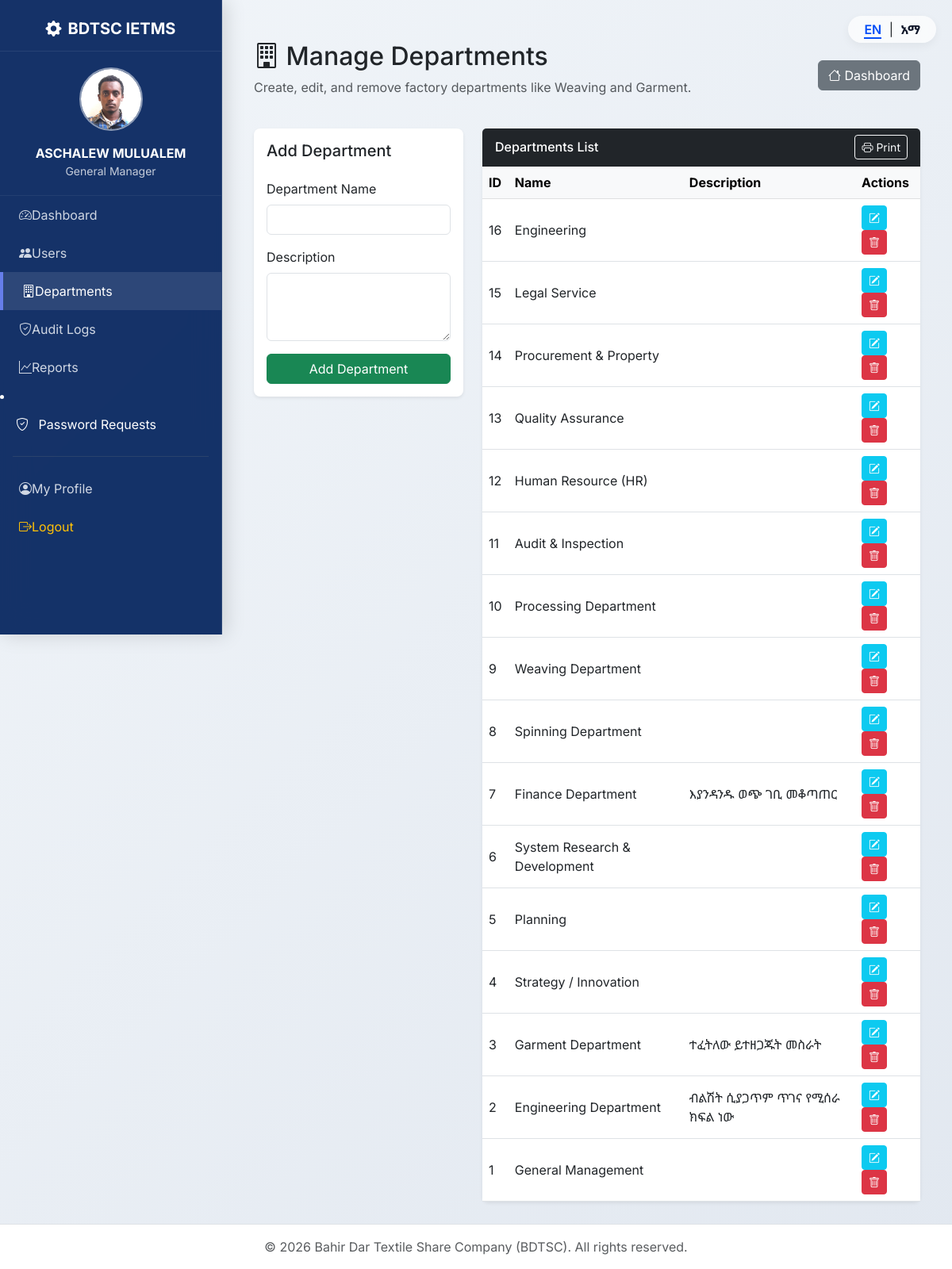
Page /admin/manage_departments.php (signed in) on the committed database.
### tables this page shows
CREATE TABLE IF NOT EXISTS `departments` (
  `id` int NOT NULL AUTO_INCREMENT,
  `dept_name` varchar(100) NOT NULL,
  `dept_type` enum('Production','Support') DEFAULT 'Production',
  `description` text,
  `created_at` timestamp NOT NULL DEFAULT CURRENT_TIMESTAMP,
  PRIMARY KEY (`id`),
  UNIQUE KEY `dept_name` (`dept_name`)
);

### admin/manage_departments.php (the view, shortened to what this page needs)
<?php
require_once '../includes/db.php';
include '../includes/header_glass.php';
$departments = $pdo->query("SELECT * FROM departments ORDER BY id DESC")->fetchAll();
$edit_department = null;
?>
<div class="container-fluid mt-4">
    <div class="d-flex justify-content-between align-items-center mb-4">
        <div>
            <h2 class="text-dark"><i class="bi bi-building"></i> Manage Departments</h2>
            <p class="text-muted">Create, edit, and remove factory departments like Weaving and Garment.</p>
        </div>
        <div>
            <a href="dashboard.php" class="btn btn-secondary"><i class="bi bi-house"></i> Dashboard</a>
        </div>
    </div>
    <div class="row gy-4">
        <div class="col-lg-4">
            <div class="card shadow-sm rounded-3 border-0">
                <div class="card-body">
                    <h5 class="card-title mb-4"><?php echo $edit_department ? 'Edit Department' : 'Add Department'; ?></h5>
                    <form method="POST">
                        <div class="mb-3">
                            <label class="form-label">Department Name</label>
                            <input type="text" name="dept_name" class="form-control" required value="<?php echo $edit_department ? htmlspecialchars($edit_department['dept_name']) : ''; ?>">
                        </div>
                        <div class="mb-3">
                            <label class="form-label">Description</label>
                            <textarea name="description" class="form-control" rows="3"><?php echo $edit_department ? htmlspecialchars($edit_department['description']) : ''; ?></textarea>
                        </div>
                        <button type="submit" name="<?php echo $edit_department ? 'update_dept' : 'add_dept'; ?>" class="btn btn-<?php echo $edit_department ? 'warning' : 'success'; ?> w-100"><?php echo $edit_department ? 'Update Department' : 'Add Department'; ?></button>
                    </form>
                </div>
            </div>
        </div>
        <div class="col-lg-8">
            <div class="card shadow-sm rounded-3 border-0">
                <div class="card-header bg-dark text-white d-flex justify-content-between align-items-center">
                    <div>
                        <h6 class="mb-0">Departments List</h6>
                    </div>
                    <button class="btn btn-outline-light btn-sm" onclick="window.print();"><i class="bi bi-printer"></i> Print</button>
                </div>
                <div class="table-responsive">
                    <table class="table table-hover align-middle mb-0">
                        <thead class="table-light">
                            <tr>
                                <th>ID</th>
                                <th>Name</th>
                                <th>Description</th>
                                <th>Actions</th>
                            </tr>
                        </thead>
                        <tbody>
                            <?php foreach ($departments as $dept): ?>
                            <tr>
                                <td><?php echo $dept['id']; ?></td>
                                <td><?php echo htmlspecialchars($dept['dept_name']); ?></td>
                                <td><?php echo htmlspecialchars($dept['description'] ?? ''); ?></td>
                                <td>
                                    <a href="manage_departments.php?edit_id=<?php echo $dept['id']; ?>" class="btn btn-sm btn-info text-white"><i class="bi bi-pencil-square"></i></a>
                                    <form method="POST" class="d-inline-block" style="margin:0;" onsubmit="return confirm('Delete this department?');">
                                        <button type="submit" name="delete_dept" class="btn btn-sm btn-danger"><i class="bi bi-trash"></i></button>
                                    </form>
                                </td>
                            </tr>
                            <?php endforeach; ?>
                        </tbody>
                    </table>
                </div>
            </div>
        </div>
    </div>
</div>
<?php include '../includes/footer_glass.php'; ?>

### assets/css/glassmorphism.css (style rules this page uses)
:root { --bdtsc-primary: #054ef7; --bdtsc-dark: #0f172a; --glass-bg: rgba(255, 255, 255, 0.6); --glass-border: rgba(255, 255, 255, 0.5); --glass-sidebar: rgba(15, 23, 42, 0.85); }
body { background: #f1f5f9; background: linear-gradient(135deg, #f1f5f9 0%, #e2e8f0 100%); background-attachment: fixed; }

### includes/header_glass.php (style rules this page uses)
body { font-family: 'Inter', 'Noto Sans Ethiopic', sans-serif; }

### rows in the picture
departments: id "16", dept_name "Engineering"
departments: id "15", dept_name "Legal Service"
departments: id "14", dept_name "Procurement & Property"
departments: id "13", dept_name "Quality Assurance"
departments: id "12", dept_name "Human Resource (HR)"
departments: id "11", dept_name "Audit & Inspection"
departments: id "10", dept_name "Processing Department"
departments: id "9", dept_name "Weaving Department"
departments: id "8", dept_name "Spinning Department"
departments: id "7", dept_name "Finance Department", description "እያንዳንዱ ወጭ ገቢ መቆጣጠር"
departments: id "6", dept_name "System Research & Development"
departments: id "5", dept_name "Planning"
departments: id "4", dept_name "Strategy / Innovation"
departments: id "3", dept_name "Garment Department", description "ተፈትለው ይተዘጋጁት መስራት"
departments: id "2", dept_name "Engineering Department", description "ብልሽት ሲያጋጥም ጥገና የሚሰራ ክፍል ነው"
departments: id "1", dept_name "General Management"

### other values in the picture
$full_name "ASCHALEW MULUALEM"
$user_role "General Manager"
__('dashboard') "Dashboard"
__('users') "Users"
__('departments') "Departments"
__('audit_logs') "Audit Logs"
__('reports') "Reports"
__('logout') "Logout"
